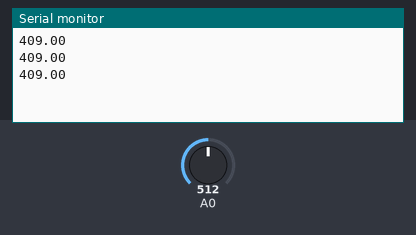
A sketch run on a simulated Arduino Uno, built with avr-gcc and run on an emulated ATmega328P. On the bench: the last lines printed to the serial monitor. The test bench sets the inputs (shaded band); at power-on: A0 = 512.

Above: at 1.2 s.
1.3 s: A0 set to 716
At 1.9 s:
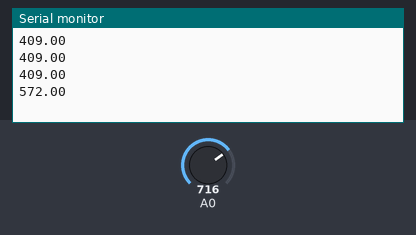
2.8 s: A0 set to 900
At 3.4 s:
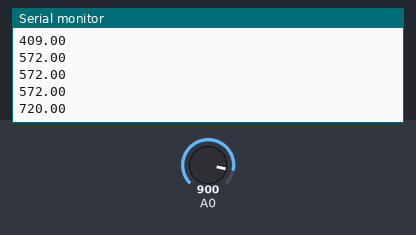
Timing chart, 0 to 5.8 s (numbered marks = the images above; inputs shaded):
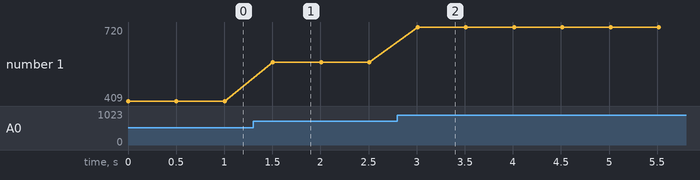

Measured:
- after the input at 1.3 s, the serial monitor: prints a new line after 0.21 s (image 1)
- after the input at 2.8 s, the serial monitor: prints a new line after 0.21 s (image 2)
- plotted number 1: 409 → 572 after the input at 1.3 s, 572 → 720 after the input at 2.8 s

The sketch:

ReadSharp.ino
```cpp
void setup() {
  Serial.begin(9600);
  pinMode(A0, INPUT);
}

void loop() {
  Serial.println(getValue(10));
  delay(500);
}


float getValue(int n) {
  int* nums = new int[n];
  for (int i = 0; i < n; i++) {
    nums[i] = analogRead(A0);
  }
  int minimum = 10000;
  int minIndex = 0;
  int maximum = 0;
  int maxIndex = 0;
  int sum = 0;
  for (int i = 0; i < n; i++) {
    if (nums[i] < minimum) {
      minimum = nums[i];
      minIndex = i;
    } else if (nums[i] > maximum) {
      maximum = nums[i];
      maxIndex = i;
    }
  }

  for (int i = 0; i < n; i++) {
    if (i != minIndex && i != maxIndex) {
      sum += nums[i];
    }
  }
  float result = sum / n;//(n * 1.0);
  return result;
}
```
